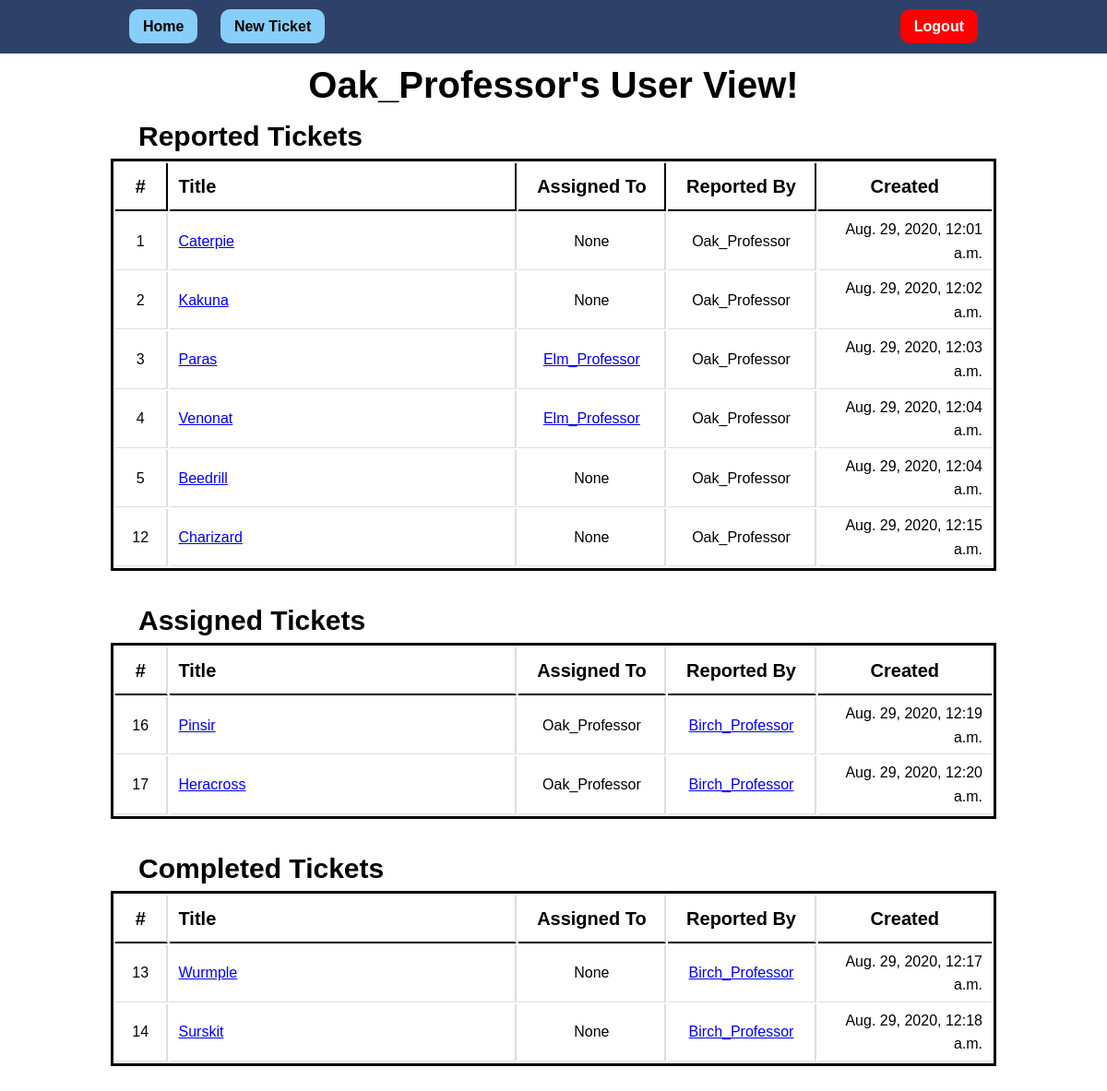
The page /userdetail/2/ (signed in) on the database its author committed.
### bugtracker_app/models.py (models this page shows)
class MyUser(AbstractUser):
    bio = models.TextField(blank=True, null=True)
    def __str__(self):
        return self.username

class Ticket(models.Model):
    title = models.CharField(max_length=300)
    date = models.DateTimeField(default=timezone.now)
    description = models.TextField(default="")
    filed_by = models.ForeignKey(
        MyUser, on_delete=models.CASCADE, related_name="filed_by"
    )
    assigned_to = models.ForeignKey(
        MyUser,
        on_delete=models.CASCADE,
        related_name="assigned_to",
        blank=True,
        null=True,
        default=None,
    )
    completed_by = models.ForeignKey(
        MyUser,
        on_delete=models.CASCADE,
        related_name="completed_by",
        blank=True,
        null=True,
        default=None,
    )
    NEW = "New"
    IN_PROGRESS = "In Progress"
    DONE = "Done"
    INVALID = "Invalid"
    STATUS_CHOICES = [
        (NEW, "New"),
        (IN_PROGRESS, "In Progress"),
        (DONE, "Done"),
        (INVALID, "Invalid"),
    ]
    status = models.CharField(
        max_length=11,
        choices=STATUS_CHOICES,
        default=NEW,
    )

### bugtracker_app/views.py (the view)
# urls.py: path('userdetail/<int:user_id>/', views.user_detail_view),
@login_required
def user_detail_view(request, user_id):
    current_user = models.MyUser.objects.filter(id=user_id).first()
    user_tickets = models.Ticket.objects.filter(filed_by=current_user)
    user_assigned = models.Ticket.objects.filter(assigned_to=current_user)
    user_completed = models.Ticket.objects.filter(completed_by=current_user)
    return render(
        request,
        "user_detail.html",
        {
            "headline": "User View!",
            "current_user": current_user,
            "user_tickets": user_tickets,
            "user_assigned": user_assigned,
            "user_completed": user_completed,
        },
    )

### templates/user_detail.html (shortened to what this page needs)
<!DOCTYPE html>
<html lang="en">
    <head>
        {% load static %}
        <link rel="stylesheet" href="{% static 'user_detail.css' %}" />
    </head>
    <body>
        <nav id="nav">
            <div class="container">
                <ul>
                    <a href="/">
                        <li id="blue"><strong>Home</strong></li>
                    </a>
                    <a href="/addticket/">
                        <li id="blue"><strong>New Ticket</strong></li>
                    </a>
                    <a id="right" href="/logout/">
                        <li id="red"><strong>Logout</strong></li>
                    </a>
                </ul>
            </div>
        </nav>
        <h1 class="container">{{ current_user }}'s {{ headline }}</h1>
        <div class="container">
            <table>
                <h2>Reported Tickets</h2>
                <tr>
                    <th id="numH">#</th>
                    <th id="titleH">Title</th>
                    <th id="assignedH">Assigned To</th>
                    <th id="reportedH">Reported By</th>
                    <th id="createdH">Created</th>
                </tr>
                {% for uno in user_tickets %}
                <tr>
                    <td id="num">{{uno.id}}</td>
                    <td id="title">
                        <a href="/ticketdetail/{{ uno.id }}/">{{uno.title}}</a>
                    </td>
                    <td id="assigned">
                        {% if uno.assigned_to %}
                        <a href="/userdetail/{{ uno.filed_by.id }}/">
                            {{uno.assigned_to}}
                        </a>
                        {% else %} {{uno.assigned_to}} {% endif %}
                    </td>
                    <td id="reported">{{uno.filed_by}}</td>
                    <td id="created">{{uno.date}}</td>
                </tr>
                {% endfor %}
            </table>
        </div>
        <div class="container">
            <table>
                <h2>Assigned Tickets</h2>
                <tr>
                    <th id="num">#</th>
                    <th id="title">Title</th>
                    <th id="assigned">Assigned To</th>
                    <th id="reported">Reported By</th>
                    <th id="createdH">Created</th>
                </tr>
                {% for uno in user_assigned %}
                <tr>
                    <td id="num">{{uno.id}}</td>
                    <td id="title">
                        <a href="/ticketdetail/{{ uno.id }}/">{{uno.title}}</a>
                    </td>
                    <td id="reported">{{uno.assigned_to}}</td>
                    <td id="assigned">
                        <a href="/userdetail/{{ uno.filed_by.id }}/">
                            {{uno.filed_by}}
                        </a>
                    </td>
                    <td id="created">{{uno.date}}</td>
                </tr>
                {% endfor %}
            </table>
        </div>
        <div class="container">
            <table>
                <h2>Completed Tickets</h2>
                <tr>
                    <th id="num">#</th>
                    <th id="title">Title</th>
                    <th id="assigned">Assigned To</th>
                    <th id="reported">Reported By</th>
                    <th id="createdH">Created</th>
                </tr>
                {% for uno in user_completed %}
                <tr>
                    <td id="num">{{uno.id}}</td>
                    <td id="title">
                        <a href="/ticketdetail/{{ uno.id }}/">{{uno.title}}</a>
                    </td>
                    <td id="assigned">
                        {% if uno.assigned_to %} {{uno.assigned_to}} {% else %}
                        {{uno.assigned_to}} {% endif %}
                    </td>
                    <td id="reported">
                        <a href="/userdetail/{{ uno.filed_by.id }}/">
                            {{uno.filed_by}}
                        </a>
                    </td>
                    <td id="created">{{uno.date}}</td>
                </tr>
                {% endfor %}
            </table>
        </div>
    </body>
</html>

### static/user_detail.css (style rules this page uses)
body { font-family: Arial, Helvetica, sans-serif; font-size: 16px; margin: 0; line-height: 1.6; }
.container { width: 80%; margin: auto; overflow: hidden; }
#nav { display: flex; background: #2e4169; color: #fff; position: fixed; top: 0; width: 100%; }
#nav ul { padding: 0; list-style: none; }
#nav li { display: inline; padding: 10px 15px; }
#nav #blue { color: black; background: lightskyblue; margin-left: 20px; border-radius: 10px; }
#nav #red { color: white; background: red; margin-right: 20px; border-radius: 10px; }
#nav #right { float: right; }
#nav a { color: #fff; text-decoration: none; }
h1 { padding-top: 60px; font-size: 40px; text-align: center; }
h2 { font-size: 30px; text-align: left; padding-left: 30px; margin: 0; }
table { width: 100%; border: 3px solid black; width: 100%; margin-bottom: 30px; }
th { height: 40px; padding: 5px 10px; text-align: left; border-bottom: 2px solid #000; word-wrap: break-word; font-size: 20px; }
td { padding: 5px 10px; text-align: left; border-bottom: 1px solid #ddd; word-wrap: break-word; }
#numH { border-right: 2px solid #000; text-align: center; width: 6%; }
#num { border-right: 2px solid #ddd; text-align: center; width: 6%; }
#titleH { border-right: 2px solid #000; width: 40%; }
#title { border-right: 2px solid #ddd; width: 40%; }
#assignedH { border-right: 2px solid #000; text-align: center; width: 17%; }
#assigned { border-right: 2px solid #ddd; text-align: center; width: 17%; }
#reportedH { border-right: 2px solid #000; text-align: center; width: 17%; }
#reported { border-right: 2px solid #ddd; text-align: center; width: 17%; }
#createdH { text-align: center; width: 20%; }
#created { text-align: right; width: 20%; }

### rows shown on the page
MyUser: username "Oak_Professor"
Ticket: id "1", title "Caterpie", assigned_to "None", filed_by "Oak_Professor", date "Aug. 29, 2020, 12:01 a.m."
Ticket: id "2", title "Kakuna", assigned_to "None", filed_by "Oak_Professor", date "Aug. 29, 2020, 12:02 a.m."
Ticket: id "3", title "Paras", assigned_to "Elm_Professor", filed_by "Oak_Professor", date "Aug. 29, 2020, 12:03 a.m."
Ticket: id "4", title "Venonat", assigned_to "Elm_Professor", filed_by "Oak_Professor", date "Aug. 29, 2020, 12:04 a.m."
Ticket: id "5", title "Beedrill", assigned_to "None", filed_by "Oak_Professor", date "Aug. 29, 2020, 12:04 a.m."
Ticket: id "12", title "Charizard", assigned_to "None", filed_by "Oak_Professor", date "Aug. 29, 2020, 12:15 a.m."
Ticket: id "16", title "Pinsir", assigned_to "Oak_Professor", filed_by "Birch_Professor", date "Aug. 29, 2020, 12:19 a.m."
Ticket: id "17", title "Heracross", assigned_to "Oak_Professor", filed_by "Birch_Professor", date "Aug. 29, 2020, 12:20 a.m."
Ticket: id "13", title "Wurmple", assigned_to "None", filed_by "Birch_Professor", date "Aug. 29, 2020, 12:17 a.m."
Ticket: id "14", title "Surskit", assigned_to "None", filed_by "Birch_Professor", date "Aug. 29, 2020, 12:18 a.m."

### other values the page prints
{{ headline }} "User View!"
